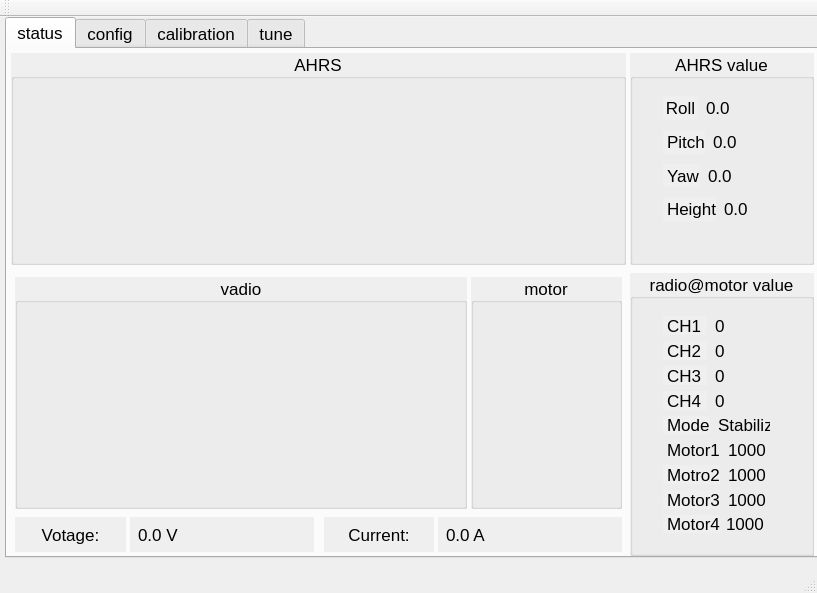
<?xml version="1.0" encoding="UTF-8"?>
<ui version="4.0">
 <class>MainWindow</class>
 <widget class="QMainWindow" name="MainWindow">
  <property name="geometry">
   <rect>
    <x>0</x>
    <y>0</y>
    <width>817</width>
    <height>592</height>
   </rect>
  </property>
  <property name="sizePolicy">
   <sizepolicy hsizetype="Preferred" vsizetype="Preferred">
    <horstretch>0</horstretch>
    <verstretch>0</verstretch>
   </sizepolicy>
  </property>
  <property name="font">
   <font>
    <pointsize>13</pointsize>
   </font>
  </property>
  <property name="windowTitle">
   <string>MainWindow</string>
  </property>
  <property name="windowIcon">
   <iconset resource="resources.qrc">
    <normaloff>:/images/groundstation.icns</normaloff>:/images/groundstation.icns</iconset>
  </property>
  <property name="autoFillBackground">
   <bool>true</bool>
  </property>
  <property name="iconSize">
   <size>
    <width>32</width>
    <height>32</height>
   </size>
  </property>
  <widget class="QWidget" name="centralWidget">
   <property name="minimumSize">
    <size>
     <width>817</width>
     <height>551</height>
    </size>
   </property>
   <property name="autoFillBackground">
    <bool>true</bool>
   </property>
   <widget class="QTabWidget" name="tab_widget">
    <property name="geometry">
     <rect>
      <x>5</x>
      <y>0</y>
      <width>831</width>
      <height>541</height>
     </rect>
    </property>
    <property name="autoFillBackground">
     <bool>true</bool>
    </property>
    <property name="currentIndex">
     <number>0</number>
    </property>
    <property name="usesScrollButtons">
     <bool>false</bool>
    </property>
    <widget class="QWidget" name="status_tab">
     <attribute name="title">
      <string>status</string>
     </attribute>
     <widget class="QWidget" name="">
      <property name="geometry">
       <rect>
        <x>0</x>
        <y>0</y>
        <width>811</width>
        <height>511</height>
       </rect>
      </property>
      <layout class="QVBoxLayout" name="verticalLayout_6" stretch="3,4">
       <property name="spacing">
        <number>4</number>
       </property>
       <property name="leftMargin">
        <number>2</number>
       </property>
       <property name="topMargin">
        <number>2</number>
       </property>
       <property name="rightMargin">
        <number>2</number>
       </property>
       <property name="bottomMargin">
        <number>2</number>
       </property>
       <item>
        <layout class="QHBoxLayout" name="horizontalLayout_19" stretch="10,3">
         <property name="spacing">
          <number>4</number>
         </property>
         <property name="leftMargin">
          <number>2</number>
         </property>
         <property name="topMargin">
          <number>2</number>
         </property>
         <property name="rightMargin">
          <number>2</number>
         </property>
         <property name="bottomMargin">
          <number>2</number>
         </property>
         <item>
          <widget class="QGroupBox" name="ahrs_grp">
           <property name="autoFillBackground">
            <bool>true</bool>
           </property>
           <property name="title">
            <string>AHRS</string>
           </property>
           <property name="alignment">
            <set>Qt::AlignCenter</set>
           </property>
           <widget class="QWidget" name="">
            <property name="geometry">
             <rect>
              <x>1</x>
              <y>30</y>
              <width>591</width>
              <height>161</height>
             </rect>
            </property>
            <layout class="QHBoxLayout" name="horizontalLayout_2">
             <property name="spacing">
              <number>4</number>
             </property>
             <property name="leftMargin">
              <number>2</number>
             </property>
             <property name="topMargin">
              <number>2</number>
             </property>
             <property name="rightMargin">
              <number>2</number>
             </property>
             <property name="bottomMargin">
              <number>2</number>
             </property>
             <item>
              <widget class="altimeter_widget" name="Altimeter_display" native="true"/>
             </item>
             <item>
              <widget class="horizon_widget" name="Horizon_display" native="true"/>
             </item>
             <item>
              <widget class="heading_widget" name="Heading_display" native="true"/>
             </item>
            </layout>
           </widget>
          </widget>
         </item>
         <item>
          <widget class="QGroupBox" name="groupBox">
           <property name="autoFillBackground">
            <bool>true</bool>
           </property>
           <property name="title">
            <string>AHRS value</string>
           </property>
           <property name="alignment">
            <set>Qt::AlignCenter</set>
           </property>
           <widget class="QWidget" name="">
            <property name="geometry">
             <rect>
              <x>20</x>
              <y>30</y>
              <width>111</width>
              <height>151</height>
             </rect>
            </property>
            <layout class="QVBoxLayout" name="verticalLayout_3">
             <item>
              <layout class="QHBoxLayout" name="horizontalLayout_6" stretch="3,4">
               <property name="spacing">
                <number>4</number>
               </property>
               <property name="leftMargin">
                <number>2</number>
               </property>
               <property name="topMargin">
                <number>2</number>
               </property>
               <property name="rightMargin">
                <number>2</number>
               </property>
               <property name="bottomMargin">
                <number>2</number>
               </property>
               <item>
                <widget class="QLabel" name="roll_lab">
                 <property name="autoFillBackground">
                  <bool>true</bool>
                 </property>
                 <property name="text">
                  <string>Roll</string>
                 </property>
                 <property name="alignment">
                  <set>Qt::AlignCenter</set>
                 </property>
                 <property name="margin">
                  <number>2</number>
                 </property>
                 <property name="indent">
                  <number>4</number>
                 </property>
                </widget>
               </item>
               <item>
                <widget class="QLabel" name="roll_val_lab">
                 <property name="autoFillBackground">
                  <bool>false</bool>
                 </property>
                 <property name="text">
                  <string>0.0</string>
                 </property>
                 <property name="margin">
                  <number>2</number>
                 </property>
                 <property name="indent">
                  <number>4</number>
                 </property>
                </widget>
               </item>
              </layout>
             </item>
             <item>
              <layout class="QHBoxLayout" name="horizontalLayout_7" stretch="3,4">
               <property name="spacing">
                <number>4</number>
               </property>
               <property name="leftMargin">
                <number>2</number>
               </property>
               <property name="topMargin">
                <number>2</number>
               </property>
               <property name="rightMargin">
                <number>2</number>
               </property>
               <property name="bottomMargin">
                <number>2</number>
               </property>
               <item>
                <widget class="QLabel" name="pitch_lab">
                 <property name="autoFillBackground">
                  <bool>true</bool>
                 </property>
                 <property name="text">
                  <string>Pitch</string>
                 </property>
                 <property name="margin">
                  <number>2</number>
                 </property>
                 <property name="indent">
                  <number>4</number>
                 </property>
                </widget>
               </item>
               <item>
                <widget class="QLabel" name="pitch_val_lab">
                 <property name="autoFillBackground">
                  <bool>false</bool>
                 </property>
                 <property name="text">
                  <string>0.0</string>
                 </property>
                 <property name="margin">
                  <number>2</number>
                 </property>
                 <property name="indent">
                  <number>4</number>
                 </property>
                </widget>
               </item>
              </layout>
             </item>
             <item>
              <layout class="QHBoxLayout" name="horizontalLayout_8" stretch="3,4">
               <property name="spacing">
                <number>4</number>
               </property>
               <property name="leftMargin">
                <number>2</number>
               </property>
               <property name="topMargin">
                <number>2</number>
               </property>
               <property name="rightMargin">
                <number>2</number>
               </property>
               <property name="bottomMargin">
                <number>2</number>
               </property>
               <item>
                <widget class="QLabel" name="yaw_lab">
                 <property name="autoFillBackground">
                  <bool>true</bool>
                 </property>
                 <property name="text">
                  <string>Yaw</string>
                 </property>
                 <property name="margin">
                  <number>2</number>
                 </property>
                 <property name="indent">
                  <number>4</number>
                 </property>
                </widget>
               </item>
               <item>
                <widget class="QLabel" name="yaw_val_lab">
                 <property name="autoFillBackground">
                  <bool>false</bool>
                 </property>
                 <property name="text">
                  <string>0.0</string>
                 </property>
                 <property name="margin">
                  <number>2</number>
                 </property>
                 <property name="indent">
                  <number>4</number>
                 </property>
                </widget>
               </item>
              </layout>
             </item>
             <item>
              <layout class="QHBoxLayout" name="horizontalLayout_9" stretch="3,4">
               <property name="spacing">
                <number>4</number>
               </property>
               <property name="leftMargin">
                <number>2</number>
               </property>
               <property name="topMargin">
                <number>2</number>
               </property>
               <property name="rightMargin">
                <number>2</number>
               </property>
               <property name="bottomMargin">
                <number>2</number>
               </property>
               <item>
                <widget class="QLabel" name="height_lab">
                 <property name="autoFillBackground">
                  <bool>true</bool>
                 </property>
                 <property name="text">
                  <string>Height</string>
                 </property>
                 <property name="margin">
                  <number>2</number>
                 </property>
                 <property name="indent">
                  <number>4</number>
                 </property>
                </widget>
               </item>
               <item>
                <widget class="QLabel" name="height_val_lab">
                 <property name="autoFillBackground">
                  <bool>false</bool>
                 </property>
                 <property name="text">
                  <string>0.0</string>
                 </property>
                 <property name="margin">
                  <number>2</number>
                 </property>
                 <property name="indent">
                  <number>4</number>
                 </property>
                </widget>
               </item>
              </layout>
             </item>
            </layout>
           </widget>
          </widget>
         </item>
        </layout>
       </item>
       <item>
        <layout class="QHBoxLayout" name="horizontalLayout_20" stretch="10,3">
         <property name="spacing">
          <number>4</number>
         </property>
         <property name="leftMargin">
          <number>2</number>
         </property>
         <property name="topMargin">
          <number>2</number>
         </property>
         <property name="rightMargin">
          <number>2</number>
         </property>
         <property name="bottomMargin">
          <number>2</number>
         </property>
         <item>
          <layout class="QVBoxLayout" name="verticalLayout_4" stretch="6,1">
           <property name="spacing">
            <number>4</number>
           </property>
           <property name="leftMargin">
            <number>2</number>
           </property>
           <property name="topMargin">
            <number>2</number>
           </property>
           <property name="rightMargin">
            <number>2</number>
           </property>
           <property name="bottomMargin">
            <number>2</number>
           </property>
           <item>
            <layout class="QHBoxLayout" name="horizontalLayout_4" stretch="3,1">
             <property name="spacing">
              <number>4</number>
             </property>
             <property name="leftMargin">
              <number>2</number>
             </property>
             <property name="topMargin">
              <number>2</number>
             </property>
             <property name="rightMargin">
              <number>2</number>
             </property>
             <property name="bottomMargin">
              <number>2</number>
             </property>
             <item>
              <widget class="QGroupBox" name="vadio_grp">
               <property name="autoFillBackground">
                <bool>true</bool>
               </property>
               <property name="title">
                <string>vadio</string>
               </property>
               <property name="alignment">
                <set>Qt::AlignCenter</set>
               </property>
               <widget class="QWidget" name="">
                <property name="geometry">
                 <rect>
                  <x>0</x>
                  <y>30</y>
                  <width>431</width>
                  <height>171</height>
                 </rect>
                </property>
                <layout class="QHBoxLayout" name="horizontalLayout_3">
                 <property name="spacing">
                  <number>4</number>
                 </property>
                 <property name="leftMargin">
                  <number>2</number>
                 </property>
                 <property name="topMargin">
                  <number>2</number>
                 </property>
                 <property name="rightMargin">
                  <number>2</number>
                 </property>
                 <property name="bottomMargin">
                  <number>2</number>
                 </property>
                 <item>
                  <layout class="QVBoxLayout" name="verticalLayout">
                   <property name="spacing">
                    <number>4</number>
                   </property>
                   <property name="leftMargin">
                    <number>2</number>
                   </property>
                   <property name="topMargin">
                    <number>2</number>
                   </property>
                   <property name="rightMargin">
                    <number>2</number>
                   </property>
                   <property name="bottomMargin">
                    <number>2</number>
                   </property>
                   <item>
                    <widget class="valuebar_widget" name="ch5_valbar" native="true"/>
                   </item>
                   <item>
                    <widget class="valuebar_widget" name="ch6_valbar" native="true"/>
                   </item>
                   <item>
                    <widget class="valuebar_widget" name="ch7_valbar" native="true"/>
                   </item>
                   <item>
                    <widget class="valuebar_widget" name="ch8_valbar" native="true"/>
                   </item>
                  </layout>
                 </item>
                 <item>
                  <widget class="radiostick_widget" name="radioLeft" native="true"/>
                 </item>
                 <item>
                  <widget class="radiostick_widget" name="radioRight" native="true"/>
                 </item>
                </layout>
               </widget>
              </widget>
             </item>
             <item>
              <widget class="QGroupBox" name="motor_grp">
               <property name="autoFillBackground">
                <bool>true</bool>
               </property>
               <property name="title">
                <string>motor</string>
               </property>
               <property name="alignment">
                <set>Qt::AlignCenter</set>
               </property>
               <property name="flat">
                <bool>false</bool>
               </property>
               <property name="checkable">
                <bool>false</bool>
               </property>
               <widget class="QWidget" name="">
                <property name="geometry">
                 <rect>
                  <x>0</x>
                  <y>30</y>
                  <width>151</width>
                  <height>171</height>
                 </rect>
                </property>
                <layout class="QVBoxLayout" name="verticalLayout_2">
                 <property name="spacing">
                  <number>4</number>
                 </property>
                 <property name="leftMargin">
                  <number>2</number>
                 </property>
                 <property name="topMargin">
                  <number>2</number>
                 </property>
                 <property name="rightMargin">
                  <number>2</number>
                 </property>
                 <property name="bottomMargin">
                  <number>2</number>
                 </property>
                 <item>
                  <widget class="valuebar_widget" name="motor1_valbar" native="true"/>
                 </item>
                 <item>
                  <widget class="valuebar_widget" name="motor3_valbar" native="true"/>
                 </item>
                 <item>
                  <widget class="valuebar_widget" name="motor2_valbar" native="true"/>
                 </item>
                 <item>
                  <widget class="valuebar_widget" name="motor4_valbar" native="true"/>
                 </item>
                </layout>
               </widget>
              </widget>
             </item>
            </layout>
           </item>
           <item>
            <layout class="QHBoxLayout" name="horizontalLayout_5">
             <item>
              <layout class="QHBoxLayout" name="voltage_horizon_layout" stretch="3,5">
               <property name="spacing">
                <number>4</number>
               </property>
               <property name="leftMargin">
                <number>2</number>
               </property>
               <property name="topMargin">
                <number>2</number>
               </property>
               <property name="rightMargin">
                <number>2</number>
               </property>
               <property name="bottomMargin">
                <number>2</number>
               </property>
               <item>
                <widget class="QLabel" name="voltage_lab">
                 <property name="autoFillBackground">
                  <bool>true</bool>
                 </property>
                 <property name="frameShape">
                  <enum>QFrame::NoFrame</enum>
                 </property>
                 <property name="text">
                  <string>Votage:</string>
                 </property>
                 <property name="alignment">
                  <set>Qt::AlignCenter</set>
                 </property>
                 <property name="wordWrap">
                  <bool>true</bool>
                 </property>
                 <property name="margin">
                  <number>2</number>
                 </property>
                 <property name="indent">
                  <number>8</number>
                 </property>
                </widget>
               </item>
               <item>
                <widget class="QLabel" name="volatge_val_lab">
                 <property name="autoFillBackground">
                  <bool>true</bool>
                 </property>
                 <property name="frameShape">
                  <enum>QFrame::NoFrame</enum>
                 </property>
                 <property name="text">
                  <string>0.0 V</string>
                 </property>
                 <property name="textFormat">
                  <enum>Qt::PlainText</enum>
                 </property>
                 <property name="scaledContents">
                  <bool>false</bool>
                 </property>
                 <property name="margin">
                  <number>2</number>
                 </property>
                 <property name="indent">
                  <number>8</number>
                 </property>
                 <property name="openExternalLinks">
                  <bool>false</bool>
                 </property>
                </widget>
               </item>
              </layout>
             </item>
             <item>
              <layout class="QHBoxLayout" name="current_horizon_layout" stretch="3,5">
               <property name="spacing">
                <number>4</number>
               </property>
               <property name="leftMargin">
                <number>2</number>
               </property>
               <property name="topMargin">
                <number>2</number>
               </property>
               <property name="rightMargin">
                <number>2</number>
               </property>
               <property name="bottomMargin">
                <number>2</number>
               </property>
               <item>
                <widget class="QLabel" name="current_lab">
                 <property name="autoFillBackground">
                  <bool>true</bool>
                 </property>
                 <property name="text">
                  <string>Current:</string>
                 </property>
                 <property name="alignment">
                  <set>Qt::AlignCenter</set>
                 </property>
                 <property name="margin">
                  <number>2</number>
                 </property>
                 <property name="indent">
                  <number>8</number>
                 </property>
                </widget>
               </item>
               <item>
                <widget class="QLabel" name="current_val_lab">
                 <property name="autoFillBackground">
                  <bool>true</bool>
                 </property>
                 <property name="frameShape">
                  <enum>QFrame::NoFrame</enum>
                 </property>
                 <property name="text">
                  <string>0.0 A</string>
                 </property>
                 <property name="wordWrap">
                  <bool>false</bool>
                 </property>
                 <property name="margin">
                  <number>2</number>
                 </property>
                 <property name="indent">
                  <number>8</number>
                 </property>
                </widget>
               </item>
              </layout>
             </item>
            </layout>
           </item>
          </layout>
         </item>
         <item>
          <widget class="QGroupBox" name="groupBox_2">
           <property name="autoFillBackground">
            <bool>true</bool>
           </property>
           <property name="title">
            <string>radio@motor value</string>
           </property>
           <property name="alignment">
            <set>Qt::AlignCenter</set>
           </property>
           <widget class="QWidget" name="">
            <property name="geometry">
             <rect>
              <x>20</x>
              <y>30</y>
              <width>133</width>
              <height>243</height>
             </rect>
            </property>
            <layout class="QVBoxLayout" name="verticalLayout_5">
             <property name="spacing">
              <number>2</number>
             </property>
             <item>
              <layout class="QHBoxLayout" name="horizontalLayout_10" stretch="3,4">
               <property name="spacing">
                <number>4</number>
               </property>
               <property name="leftMargin">
                <number>2</number>
               </property>
               <property name="topMargin">
                <number>2</number>
               </property>
               <property name="rightMargin">
                <number>2</number>
               </property>
               <property name="bottomMargin">
                <number>2</number>
               </property>
               <item>
                <widget class="QLabel" name="ch1_lab">
                 <property name="autoFillBackground">
                  <bool>true</bool>
                 </property>
                 <property name="text">
                  <string>CH1</string>
                 </property>
                 <property name="margin">
                  <number>1</number>
                 </property>
                 <property name="indent">
                  <number>4</number>
                 </property>
                </widget>
               </item>
               <item>
                <widget class="QLabel" name="ch1_val_lab">
                 <property name="autoFillBackground">
                  <bool>false</bool>
                 </property>
                 <property name="text">
                  <string>0</string>
                 </property>
                 <property name="margin">
                  <number>1</number>
                 </property>
                 <property name="indent">
                  <number>4</number>
                 </property>
                </widget>
               </item>
              </layout>
             </item>
             <item>
              <layout class="QHBoxLayout" name="horizontalLayout_11" stretch="3,4">
               <property name="spacing">
                <number>4</number>
               </property>
               <property name="leftMargin">
                <number>2</number>
               </property>
               <property name="topMargin">
                <number>2</number>
               </property>
               <property name="rightMargin">
                <number>2</number>
               </property>
               <property name="bottomMargin">
                <number>2</number>
               </property>
               <item>
                <widget class="QLabel" name="ch2_lab">
                 <property name="autoFillBackground">
                  <bool>true</bool>
                 </property>
                 <property name="text">
                  <string>CH2</string>
                 </property>
                 <property name="margin">
                  <number>1</number>
                 </property>
                 <property name="indent">
                  <number>4</number>
                 </property>
                </widget>
               </item>
               <item>
                <widget class="QLabel" name="ch2_val_lab">
                 <property name="autoFillBackground">
                  <bool>false</bool>
                 </property>
                 <property name="text">
                  <string>0</string>
                 </property>
                 <property name="margin">
                  <number>1</number>
                 </property>
                 <property name="indent">
                  <number>4</number>
                 </property>
                </widget>
               </item>
              </layout>
             </item>
             <item>
              <layout class="QHBoxLayout" name="horizontalLayout_12" stretch="3,4">
               <property name="spacing">
                <number>4</number>
               </property>
               <property name="leftMargin">
                <number>2</number>
               </property>
               <property name="topMargin">
                <number>2</number>
               </property>
               <property name="rightMargin">
                <number>2</number>
               </property>
               <property name="bottomMargin">
                <number>2</number>
               </property>
               <item>
                <widget class="QLabel" name="ch3_lab">
                 <property name="autoFillBackground">
                  <bool>true</bool>
                 </property>
                 <property name="text">
                  <string>CH3</string>
                 </property>
                 <property name="margin">
                  <number>1</number>
                 </property>
                 <property name="indent">
                  <number>4</number>
                 </property>
                </widget>
               </item>
               <item>
                <widget class="QLabel" name="ch3_val_lab">
                 <property name="autoFillBackground">
                  <bool>false</bool>
                 </property>
                 <property name="text">
                  <string>0</string>
                 </property>
                 <property name="margin">
                  <number>1</number>
                 </property>
                 <property name="indent">
                  <number>4</number>
                 </property>
                </widget>
               </item>
              </layout>
             </item>
             <item>
              <layout class="QHBoxLayout" name="horizontalLayout_13" stretch="3,4">
               <property name="spacing">
                <number>4</number>
               </property>
               <property name="leftMargin">
                <number>2</number>
               </property>
               <property name="topMargin">
                <number>2</number>
               </property>
               <property name="rightMargin">
                <number>2</number>
               </property>
               <property name="bottomMargin">
                <number>2</number>
               </property>
               <item>
                <widget class="QLabel" name="ch4_lab">
                 <property name="autoFillBackground">
                  <bool>true</bool>
                 </property>
                 <property name="text">
                  <string>CH4</string>
                 </property>
                 <property name="margin">
                  <number>1</number>
                 </property>
                 <property name="indent">
                  <number>4</number>
                 </property>
                </widget>
               </item>
               <item>
                <widget class="QLabel" name="ch4_val_lab">
                 <property name="text">
                  <string>0</string>
                 </property>
                 <property name="margin">
                  <number>1</number>
                 </property>
                 <property name="indent">
                  <number>4</number>
                 </property>
                </widget>
               </item>
              </layout>
             </item>
             <item>
              <layout class="QHBoxLayout" name="horizontalLayout_14" stretch="3,4">
               <property name="spacing">
                <number>4</number>
               </property>
               <property name="leftMargin">
                <number>2</number>
               </property>
               <property name="topMargin">
                <number>2</number>
               </property>
               <property name="rightMargin">
                <number>2</number>
               </property>
               <property name="bottomMargin">
                <number>2</number>
               </property>
               <item>
                <widget class="QLabel" name="mode_lab">
                 <property name="autoFillBackground">
                  <bool>true</bool>
                 </property>
                 <property name="text">
                  <string>Mode</string>
                 </property>
                 <property name="margin">
                  <number>1</number>
                 </property>
                 <property name="indent">
                  <number>4</number>
                 </property>
                </widget>
               </item>
               <item>
                <widget class="QLabel" name="mode_val_lab">
                 <property name="autoFillBackground">
                  <bool>false</bool>
                 </property>
                 <property name="text">
                  <string>Stabilize</string>
                 </property>
                 <property name="margin">
                  <number>1</number>
                 </property>
                 <property name="indent">
                  <number>4</number>
                 </property>
                </widget>
               </item>
              </layout>
             </item>
             <item>
              <layout class="QHBoxLayout" name="horizontalLayout_15" stretch="3,4">
               <property name="spacing">
                <number>4</number>
               </property>
               <property name="leftMargin">
                <number>2</number>
               </property>
               <property name="topMargin">
                <number>2</number>
               </property>
               <property name="rightMargin">
                <number>2</number>
               </property>
               <property name="bottomMargin">
                <number>2</number>
               </property>
               <item>
                <widget class="QLabel" name="motor1_lab">
                 <property name="autoFillBackground">
                  <bool>false</bool>
                 </property>
                 <property name="text">
                  <string>Motor1</string>
                 </property>
                 <property name="margin">
                  <number>1</number>
                 </property>
                 <property name="indent">
                  <number>4</number>
                 </property>
                </widget>
               </item>
               <item>
                <widget class="QLabel" name="motor1_val_lab">
                 <property name="autoFillBackground">
                  <bool>false</bool>
                 </property>
                 <property name="text">
                  <string>1000</string>
                 </property>
                 <property name="margin">
                  <number>1</number>
                 </property>
                 <property name="indent">
                  <number>4</number>
                 </property>
                </widget>
               </item>
              </layout>
             </item>
             <item>
              <layout class="QHBoxLayout" name="horizontalLayout_16" stretch="3,4">
               <property name="spacing">
                <number>4</number>
               </property>
               <property name="leftMargin">
                <number>2</number>
               </property>
               <property name="topMargin">
                <number>2</number>
               </property>
               <property name="rightMargin">
                <number>2</number>
               </property>
               <property name="bottomMargin">
                <number>2</number>
               </property>
               <item>
                <widget class="QLabel" name="motor2_lab">
                 <property name="autoFillBackground">
                  <bool>true</bool>
                 </property>
                 <property name="text">
                  <string>Motro2</string>
                 </property>
                 <property name="margin">
                  <number>1</number>
                 </property>
                 <property name="indent">
                  <number>4</number>
                 </property>
                </widget>
               </item>
               <item>
                <widget class="QLabel" name="motor_val_lab">
                 <property name="autoFillBackground">
                  <bool>false</bool>
                 </property>
                 <property name="text">
                  <string>1000</string>
                 </property>
                 <property name="margin">
                  <number>1</number>
                 </property>
                 <property name="indent">
                  <number>4</number>
                 </property>
                </widget>
               </item>
              </layout>
             </item>
             <item>
              <layout class="QHBoxLayout" name="horizontalLayout_17" stretch="3,4">
               <property name="spacing">
                <number>4</number>
               </property>
               <property name="leftMargin">
                <number>2</number>
               </property>
               <property name="topMargin">
                <number>2</number>
               </property>
               <property name="rightMargin">
                <number>2</number>
               </property>
               <property name="bottomMargin">
                <number>2</number>
               </property>
               <item>
                <widget class="QLabel" name="motor3_lab">
                 <property name="autoFillBackground">
                  <bool>true</bool>
                 </property>
                 <property name="text">
                  <string>Motor3</string>
                 </property>
                 <property name="margin">
                  <number>1</number>
                 </property>
                 <property name="indent">
                  <number>4</number>
                 </property>
                </widget>
               </item>
               <item>
                <widget class="QLabel" name="motor3_val_lab">
                 <property name="autoFillBackground">
                  <bool>false</bool>
                 </property>
                 <property name="text">
                  <string>1000</string>
                 </property>
                 <property name="margin">
                  <number>1</number>
                 </property>
                 <property name="indent">
                  <number>4</number>
                 </property>
                </widget>
               </item>
              </layout>
             </item>
             <item>
              <layout class="QHBoxLayout" name="horizontalLayout_18" stretch="3,4">
               <property name="spacing">
                <number>2</number>
               </property>
               <property name="leftMargin">
                <number>2</number>
               </property>
               <property name="topMargin">
                <number>2</number>
               </property>
               <property name="rightMargin">
                <number>2</number>
               </property>
               <property name="bottomMargin">
                <number>2</number>
               </property>
               <item>
                <widget class="QLabel" name="motor4_lab">
                 <property name="autoFillBackground">
                  <bool>true</bool>
                 </property>
                 <property name="midLineWidth">
                  <number>4</number>
                 </property>
                 <property name="text">
                  <string>Motor4</string>
                 </property>
                 <property name="margin">
                  <number>1</number>
                 </property>
                 <property name="indent">
                  <number>4</number>
                 </property>
                </widget>
               </item>
               <item>
                <widget class="QLabel" name="motor4_val_lab">
                 <property name="autoFillBackground">
                  <bool>false</bool>
                 </property>
                 <property name="text">
                  <string>1000</string>
                 </property>
                 <property name="margin">
                  <number>1</number>
                 </property>
                 <property name="indent">
                  <number>4</number>
                 </property>
                </widget>
               </item>
              </layout>
             </item>
            </layout>
           </widget>
          </widget>
         </item>
        </layout>
       </item>
      </layout>
     </widget>
    </widget>
    <widget class="QWidget" name="config_tab">
     <attribute name="title">
      <string>config</string>
     </attribute>
    </widget>
    <widget class="QWidget" name="calibration_tab">
     <attribute name="title">
      <string>calibration</string>
     </attribute>
    </widget>
    <widget class="QWidget" name="tuen_tab">
     <attribute name="title">
      <string>tune</string>
     </attribute>
    </widget>
   </widget>
  </widget>
  <widget class="QStatusBar" name="statusBar"/>
  <widget class="QToolBar" name="mainToolBar">
   <attribute name="toolBarArea">
    <enum>TopToolBarArea</enum>
   </attribute>
   <attribute name="toolBarBreak">
    <bool>false</bool>
   </attribute>
  </widget>
 </widget>
 <layoutdefault spacing="6" margin="11"/>
 <customwidgets>
  <customwidget>
   <class>altimeter_widget</class>
   <extends>QWidget</extends>
   <header>altimeter_widget.h</header>
   <container>1</container>
  </customwidget>
  <customwidget>
   <class>horizon_widget</class>
   <extends>QWidget</extends>
   <header>horizon_widget.h</header>
   <container>1</container>
  </customwidget>
  <customwidget>
   <class>heading_widget</class>
   <extends>QWidget</extends>
   <header>heading_widget.h</header>
   <container>1</container>
  </customwidget>
  <customwidget>
   <class>radiostick_widget</class>
   <extends>QWidget</extends>
   <header>radiostick_widget.h</header>
   <container>1</container>
  </customwidget>
  <customwidget>
   <class>valuebar_widget</class>
   <extends>QWidget</extends>
   <header location="global">valuebar_widget.h</header>
   <container>1</container>
  </customwidget>
 </customwidgets>
 <resources>
  <include location="resources.qrc"/>
 </resources>
 <connections/>
</ui>
